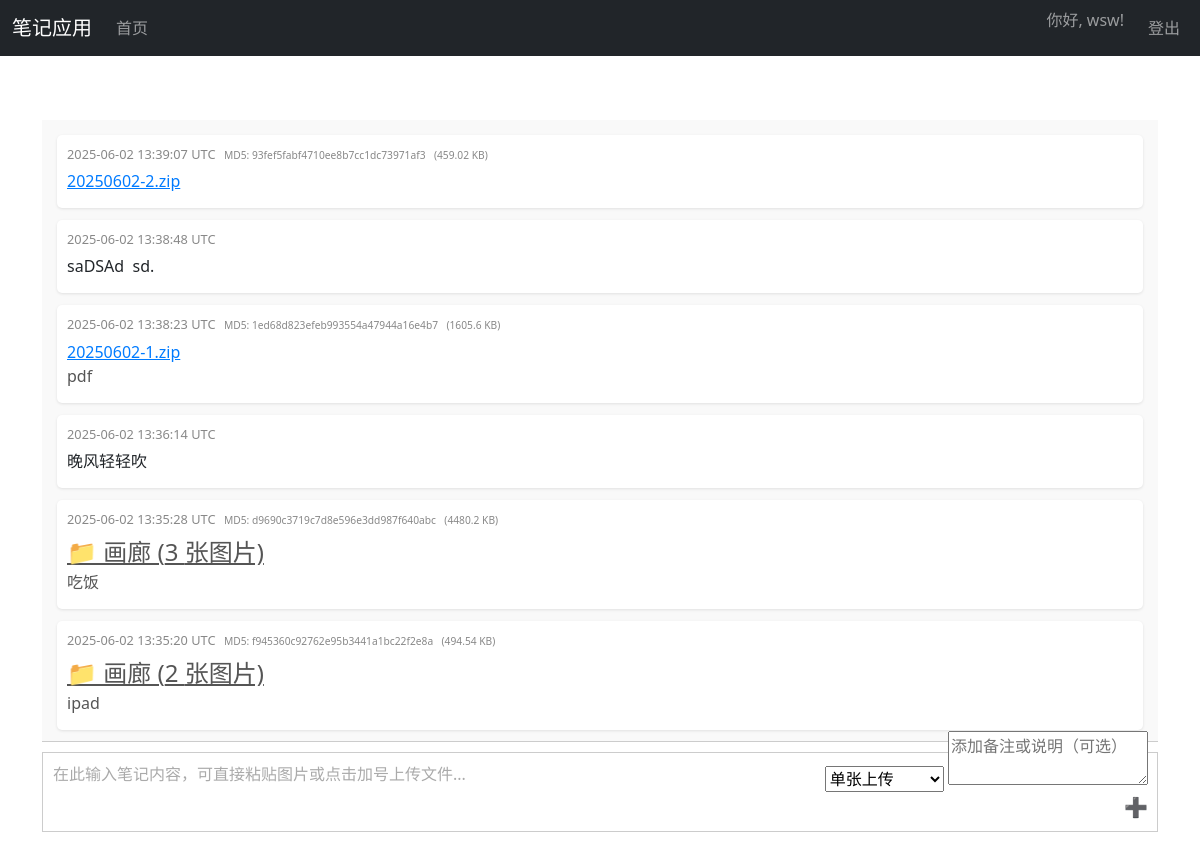
The app's page /notes (signed in) with its own data.
### test6.py (models this page shows, shortened)
class User(UserMixin, db.Model):
    id = db.Column(db.Integer, primary_key=True)
    username = db.Column(db.String(80), unique=True, nullable=False, index=True)
    password_hash = db.Column(db.String(128), nullable=False)
    notes = db.relationship('Note', backref='user', lazy=True)

class Note(db.Model):
    id = db.Column(db.Integer, primary_key=True)
    user_id = db.Column(db.Integer, db.ForeignKey('user.id'), nullable=False, index=True)
    content_type = db.Column(db.String(20), nullable=False)
    content_data = db.Column(db.Text, nullable=False)
    raw_content = db.Column(db.Text)
    additional_text = db.Column(db.Text, nullable=True)  # 新增字段，用于存储附加文本
    timestamp = db.Column(db.DateTime, nullable=False, default=lambda: datetime.now(timezone.utc), index=True)
    file_size = db.Column(db.Integer, nullable=True)
    md5 = db.Column(db.String(32), nullable=True)

### test6.py (the view)
@app.route('/notes', defaults={'page': 1})
@app.route('/notes/page/<int:page>')
@login_required
def notes_page(page):
    page = request.args.get('page', 1, type=int)
    per_page = 10
    notes = Note.query.filter_by(user_id=current_user.id).order_by(Note.timestamp.desc()).paginate(page=page, per_page=per_page, error_out=False)
    logger.info(f"Notes page loaded: user_id={current_user.id}, page={page}, number of notes={notes.total}")
    return render_template('notes.html', notes=notes)

### test6.py (called while the page is built)
@app.template_filter('fromjson')
def fromjson_filter(data):
    return json.loads(data)

@login_manager.user_loader
def load_user(user_id):
    return db.session.get(User, int(user_id))

### templates/notes.html (shortened to what this page needs)
{% extends "base.html" %}
{% block content %}
<div class="notes-container">
    <div class="notes-display" id="notesDisplay">
        {% if notes %}
            {% for note in notes %}
            <div class="note-entry" id="note-{{ note.id }}" data-note-id="{{ note.id }}">
                <span class="timestamp">
                    {{ note.timestamp.strftime('%Y-%m-%d %H:%M:%S UTC') }}
                    {% if note.content_type in ['image', 'file', 'zip', 'gallery'] %}
                        {% if note.md5 %}
                            <span class="file-md5">MD5: {{ note.md5 }}</span>
                        {% endif %}
                        {% if note.file_size %}
                            <span class="file-size">({{ (note.file_size / 1024) | round(2) }} KB)</span>
                        {% endif %}
                    {% endif %}
                </span>
                <div class="note-content">
                    {% if note.content_type == 'text' %}
                        <p class="note-text" data-raw-text="{{ note.content_data | e }}">{{ note.content_data | urlize | safe }}</p>
                    {% elif note.content_type == 'image' %}
                        <img src="{{ url_for('uploaded_file', filename=note.content_data) }}" alt="笔记图片" data-full-src="{{ url_for('uploaded_file', filename=note.content_data) }}" loading="lazy">
                    {% elif note.content_type == 'file' or note.content_type == 'zip' %}
                        <a href="{{ url_for('download_zip', note_id=note.id) if note.content_type == 'zip' else url_for('uploaded_file', filename=note.content_data) }}" target="_blank">{{ note.raw_content or note.content_data }}</a>
                    {% elif note.content_type == 'gallery' %}
                        <a href="{{ url_for('gallery_page', note_id=note.id) }}" class="gallery-icon" title="查看画廊">📁 画廊 ({{ note.content_data | fromjson | length }} 张图片)</a>
                    {% endif %}
                    {% if note.additional_text %}
                        <p class="additional-text">{{ note.additional_text | urlize | safe }}</p>
                    {% endif %}
                </div>
            </div>
            {% endfor %}
        {% else %}
            <div class="no-notes">暂无笔记，请添加新笔记！</div>
        {% endif %}
    </div>
    <div class="input-area" id="noteInput" contenteditable="true"></div>
    <span class="upload-btn" title="上传文件">➕</span>
    <div class="upload-options">
        <select id="uploadMode">
            <option value="file">单张上传</option>
        </select>
        <textarea id="additionalText" placeholder="添加备注或说明（可选）" rows="2" style="width: 200px; margin-top: 5px;"></textarea>
    </div>
</div>
{% endblock %}

### templates/base.html (shortened to what this page needs)
<!DOCTYPE html>
<html lang="zh-CN">
<head>
    <link href="https://cdn.jsdelivr.net/npm/bootstrap@5.1.3/dist/css/bootstrap.min.css" rel="stylesheet">
    <link rel="stylesheet" href="{{ url_for('static', filename='css/main.css') }}">
</head>
<body>
    <nav class="navbar navbar-expand-md navbar-dark bg-dark fixed-top">
        <div class="container-fluid">
            <a class="navbar-brand" href="{{ url_for('notes_page') }}">笔记应用</a>
            <div class="collapse navbar-collapse" id="navbarNav">
                <ul class="navbar-nav me-auto">
                    <li class="nav-item">
                        <a class="nav-link" href="{{ url_for('notes_page') }}">首页</a>
                    </li>
                </ul>
                <ul class="navbar-nav">
                    {% if current_user.is_authenticated %}
                        <li class="nav-item">
                            <span class="navbar-text me-3">你好, {{ current_user.username }}!</span>
                        </li>
                        <li class="nav-item">
                            <a class="nav-link" href="{{ url_for('logout') }}">登出</a>
                        </li>
                    {% endif %}
                </ul>
            </div>
        </div>
    </nav>
    <div class="container mt-5 pt-3">
        {% block content %}{% endblock %}
    </div>
</body>
</html>

### static/css/main.css (style rules this page uses)
body { padding-top: 56px; }

### templates/notes.html (style rules this page uses)
.notes-container { display: flex; flex-direction: column; height: calc(100vh - 150px); position: relative; }
.notes-display { flex-grow: 1; overflow-y: auto; padding: 15px; border-bottom: 1px solid #ccc; background-color: #f9f9f9; margin-bottom: 10px; }
.input-area { min-height: 80px; max-height: 200px; padding: 10px; border: 1px solid #ccc; overflow-y: auto; outline: none; flex-shrink: 0; font-size: 1em; line-height: 1.4; background-color: #fff; position: relative; margin-bottom: 10vh; box-sizing: border-box; }
.upload-btn { position: absolute; bottom: calc(10vh + 10px); right: 10px; font-size: 1.2em; cursor: pointer; z-index: 10; }
.note-entry { margin-bottom: 12px; padding: 10px; background-color: #fff; border-radius: 5px; box-shadow: 0 1px 3px rgba(0,0,0,0.1); position: relative; }
.note-entry .timestamp { font-size: 0.8em; color: #888; display: block; margin-bottom: 5px; }
.note-entry .note-content { margin-bottom: 5px; }
.note-entry .note-content a { color: #007bff; text-decoration: underline; }
.note-entry .note-content p { margin: 0; white-space: pre-wrap; word-wrap: break-word; }
.note-entry .note-content .gallery-icon { font-size: 1.5em; color: #555; cursor: pointer; vertical-align: middle; }
.input-area:empty::before { content: "在此输入笔记内容，可直接粘贴图片或点击加号上传文件..."; color: #aaa; }
.file-size, .file-md5 { font-size: 0.8em; color: #888; margin-left: 5px; }
.upload-options { position: absolute; bottom: calc(10vh + 40px); right: 10px; z-index: 10; }
.additional-text { margin-top: 5px; color: #555; }

### records on screen
User: username "wsw"
Note: timestamp "2025-06-02 13:39:07 UTC", md5 "93fef5fabf4710ee8b7cc1dc73971af3", (note.file_size/1024)|round(2) "459.02", raw_content "20250602-2.zip"
Note: timestamp "2025-06-02 13:38:48 UTC", content_data "saDSAd sd."
Note: timestamp "2025-06-02 13:38:23 UTC", md5 "1ed68d823efeb993554a47944a16e4b7", (note.file_size/1024)|round(2) "1605.6", raw_content "20250602-1.zip", additional_text "pdf"
Note: timestamp "2025-06-02 13:36:14 UTC", content_data "晚风轻轻吹"
Note: timestamp "2025-06-02 13:35:28 UTC", md5 "d9690c3719c7d8e596e3dd987f640abc", (note.file_size/1024)|round(2) "4480.2", content_data|fromjson "3", additional_text "吃饭"
Note: timestamp "2025-06-02 13:35:20 UTC", md5 "f945360c92762e95b3441a1bc22f2e8a", (note.file_size/1024)|round(2) "494.54", content_data|fromjson "2", additional_text "ipad"
